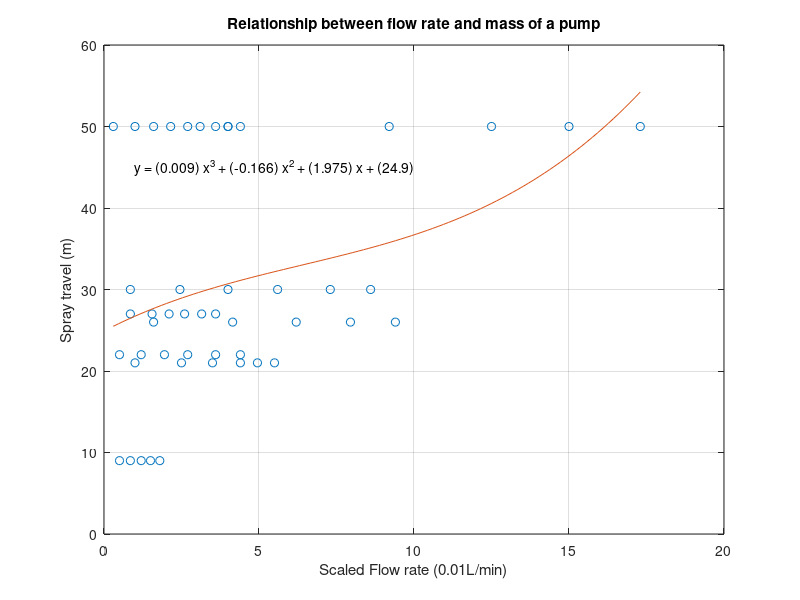

The MATLAB script that drew this image:
%% Metamodel for correlating pump mass and flow rate
clc
clear

% Import discrete data for dependent variables from water pump specs
pump_data = csvread('pump_values2.csv'); % pump mass, flow rate, pump head

mp = pump_data(:,1);
Fp = pump_data(:,2);

% Scaling Fp to fit with m values
Fp_s = Fp/100;

p = polyfit(Fp_s,mp,3); % approximates relationship to n degrees

Fp_s_lb = min(Fp_s);
Fp_s_ub = max(Fp_s);
Fp1 = linspace(Fp_s_lb, Fp_s_ub, 100);
mp1 = polyval(p, Fp1);

plot(Fp_s,mp,'o'); % plots scatter graph for flow rate and mass
hold on
grid on
plot(Fp1,mp1); % plots approximated relationship
approx = sprintf('y = (%.3f) x^3 + (%.3f) x^2 + (%.3f) x + (%.1f)',p(1),p(2),p(3),p(4));
text(1,45,approx);
title('Relationship between flow rate and mass of a pump')
xlabel('Scaled Flow rate (0.01L/min)')
ylabel('Spray travel (m)')
hold off

%% Calculating pump mass, using flow rate as input rate

% Variables
F = 750;
F_s = 750/100;
% Objective Function

PumpMass = p(1).*F_s.^3 + p(2).*F_s.^2 + p(3).*F_s + p(4)